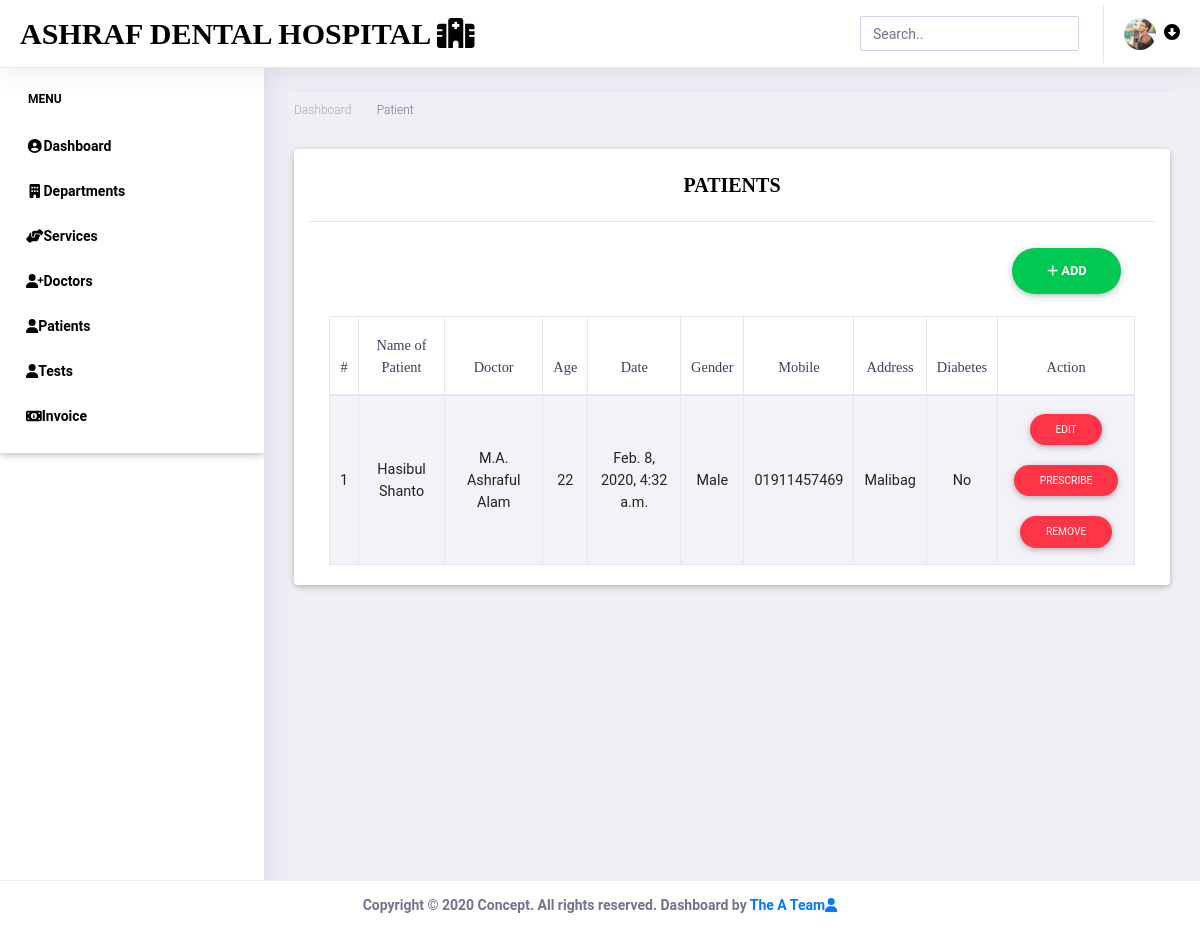
Page /patients/ (signed in) on the earlier database version.
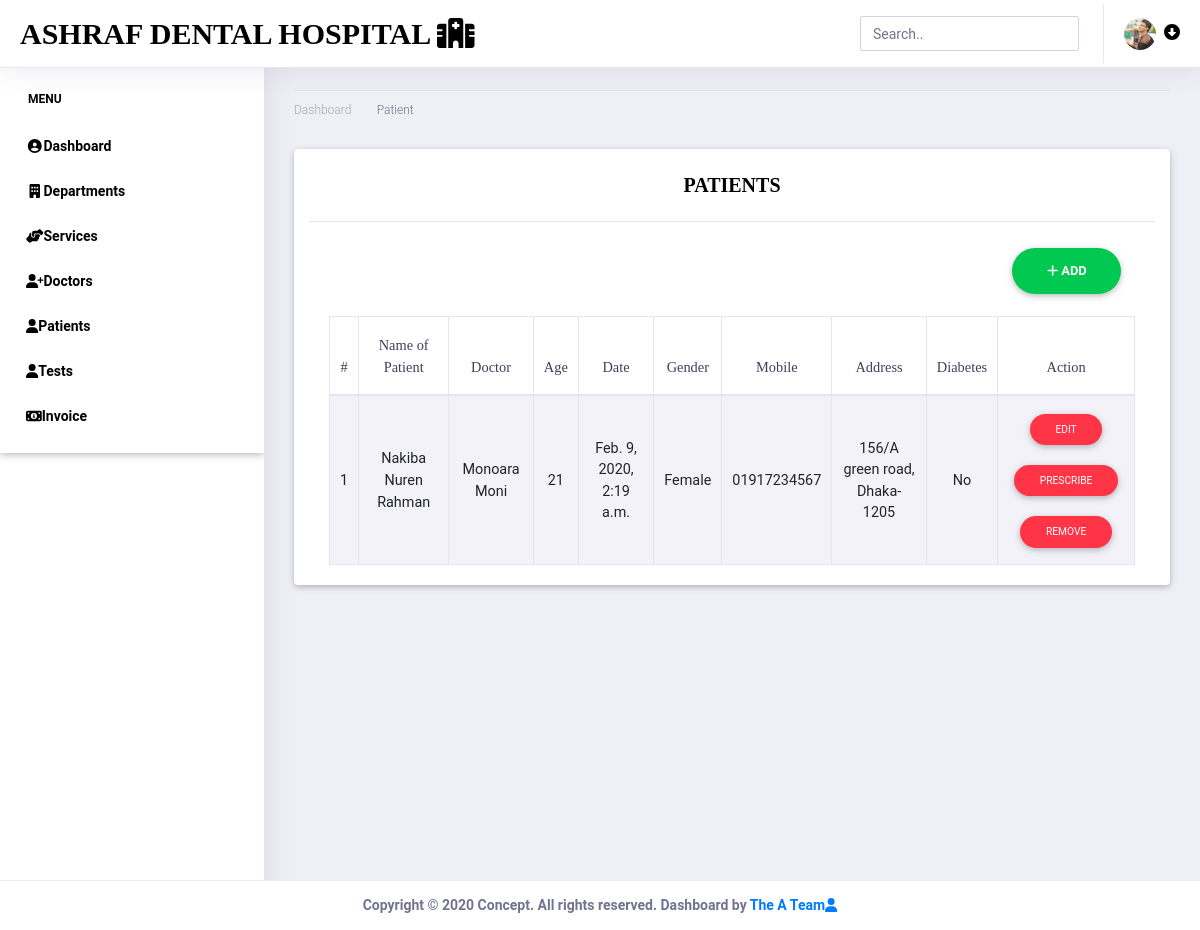
Same page on the later database version.
### patient_app/models.py (models this page shows, shortened)
class Patient (models.Model):
    doctor = models.ForeignKey(Doctor, related_name='patients', on_delete=models.CASCADE)
    name = models.CharField(max_length=128)
    age = models.CharField(max_length=512)
    gender = models.CharField(max_length=512)
    phone = models.CharField(max_length=20)
    address = models.CharField(max_length=200, default='')
    MedNAme = models.CharField(max_length=300, default='')
    complain = models.TextField(max_length=250, default='')
    observation = models.TextField(max_length=250, default='')
    advice = models.CharField(max_length=200, default='')
    dose = models.CharField(max_length=20, default='')
    duration = models.CharField(max_length=20, default='')
    date = models.DateTimeField(default=datetime.datetime.now())
    diabetes = models.BooleanField(default=False)
    blood_group = models.CharField(max_length=15, default='')

### doctor_app/models.py (models this page shows)
class Doctor(models.Model):
    department = models.ForeignKey(Department, related_name='doctors', on_delete=models.CASCADE)
    name = models.CharField(max_length=128)
    phone = models.CharField(max_length=20)
    email = models.EmailField(default='')
    description = models.TextField(max_length=512)
    def __str__(self):
        return self.name

### patient_app/views.py (the view)
# urls.py: path('patients/', include('patient_app.urls')),
@login_required(login_url="/")
def patients(request):
    p = Patient.objects.all()
    serial = list()
    for i in range(1, len(p) + 1):
        serial.append(i)
    foo = zip(p, serial)
    context = {'patient': foo}
    return render(request, 'patients.html',context)

### templates/patients.html (shortened to what this page needs)
<!doctype html>
<html lang="en">
<head>
    <link rel="stylesheet" href="/static/assets/vendor/bootstrap/css/bootstrap.min.css">
    <link href="/static/assets/vendor/fonts/circular-std/style.css" rel="stylesheet">
    <link rel="stylesheet" href="/static/assets/libs/css/style.css">
    <link rel="stylesheet" href="/static/assets/vendor/fonts/fontawesome/css/fontawesome-all.css">
    <link rel="stylesheet" href="/static/assets/vendor/charts/chartist-bundle/chartist.css">
    <link rel="stylesheet" href="/static/assets/vendor/charts/morris-bundle/morris.css">
    <link rel="stylesheet" href="/static/assets/vendor/fonts/material-design-iconic-font/css/materialdesignicons.min.css">
    <link rel="stylesheet" href="/static/assets/vendor/charts/c3charts/c3.css">
    <link rel="stylesheet" href="/static/assets/vendor/fonts/flag-icon-css/flag-icon.min.css">
    <link rel="stylesheet" href="/static/assets/libs/css/mdb.min.css" >
    <link rel="stylesheet" href="/static/assets/libs/css/animate-3.7.0.css">
    <link rel="stylesheet" href="/static/assets/libs/css/owl-carousel.min.css">
    <link rel="stylesheet" href="/static/assets/libs/css/mdb.min.css">
    <link rel="stylesheet" href="/static/assets/libs/css/all.css">
</head>
<body>
    <div class="dashboard-main-wrapper">
        <div class="dashboard-header">
            <nav class="navbar navbar-expand-lg bg-white fixed-top">
                <a class="navbar-brand" href="{% url 'home' %}"><font class="font-weight-bold" color="black" style="font-family: 'Poor Richard',serif">Ashraf Dental Hospital <i class="fa fa-hospital-alt"></i></font></a>
                <div class="collapse navbar-collapse " id="navbarSupportedContent">
                    <ul class="navbar-nav ml-auto navbar-right-top">
                        <li class="nav-item">
                            <div id="custom-search" class="top-search-bar">
                                <input class="form-control" type="text" placeholder="Search..">
                            </div>
                        </li>
                        <form action="{% url 'logout'%}" method="post">
                        <li class="nav-item dropdown nav-user">
                            <a class="nav-link nav-user-img" href="#" id="navbarDropdownMenuLink2" data-toggle="dropdown" aria-haspopup="true" aria-expanded="false"><img src="/static/assets/images/admin1.jpg" alt="" class="user-avatar-md rounded-circle"><i class="fas fa-arrow-alt-circle-down ml-2" style="color: black"></i></a>
                        </form>
                    </ul>
                </div>
            </nav>
        </div>
        <div class="nav-left-sidebar">
            <div class="menu-list">
                <nav class="navbar navbar-expand-lg navbar-light font-weight-bold">
                    <div class="collapse navbar-collapse" id="navbarNav">
                        <ul class="navbar-nav flex-column">
                            <li class="nav-divider">
                                <font class="font-weight-bold" color="black">Menu</font>
                            </li>
                            <li class="nav-item">
                                <a class="nav-link" href="{% url 'home' %}"><i class="fa fa-fw fa-user-circle"></i>Dashboard</a>
                            </li>
                            <li class="nav-item">
                                <a class="nav-link" href="{% url 'departments' %}" ><i class="fa fa-fw fa-building"></i>Departments</a>
                            </li>
                            <li class="nav-item">
                                <a class="nav-link" href="{% url 'services' %}"><i class="fas fa-fw fa-hands-helping"></i>Services</a>
                            </li>
                            <li class="nav-item ">
                                <a class="nav-link" href="{% url 'doctors' %}"><i class="fas fa-user-plus"></i>Doctors</a>
                            </li>
                            <li class="nav-item">
                                <a class="nav-link" href="{% url 'patients' %}" ><i class="fas fa-user"></i>Patients</a>
                            </li>
                            <li class="nav-item">
                                <a class="nav-link" href="{% url 'tests' %}" ><i class="fas fa-user"></i>Tests</a>
                            </li>
                            <li class="nav-item">
                                <a class="nav-link" href="{% url 'invoice' %}" ><i class="fas fa-money-bill-alt"></i>Invoice</a>
                            </li>
                        </ul>
                    </div>
                </nav>
            </div>
        </div>
        <div class="dashboard-wrapper">
            <div class="dashboard-ecommerce">
                <div class="container-fluid dashboard-content ">
                    <div class="row">
                        <div class="col-xl-12 col-lg-12 col-md-12 col-sm-12 col-12">
                            <div class="page-header">
                                <div class="page-breadcrumb">
                                    <nav aria-label="breadcrumb">
                                        <ol class="breadcrumb">
                                            <li class="breadcrumb-item"><a href="{% url 'home' %}" class="breadcrumb-link">Dashboard</a></li>
                                            <li class="breadcrumb-item active" aria-current="page">Patient</li>
                                        </ol>
                                    </nav>
                                </div>
                            </div>
                        </div>
                    </div>
            <section class="contact-section area-padding">
                <div class="container card">
                  <h3 class="card-header text-center font-weight-bold text-uppercase py-4"><font color="black">Patients</font></h3>
                  <div class="card-body">
                    <div id="table" class="table-editable">
                      <span class="table-add float-right mb-3 mr-2"><a href="{% url 'addpatient' %}" class="btn btn-success btn-rounded font-weight-bold" data-target="#orangeModalSubscription"><i class="fas fa-plus"></i> ADD</a>
                      </span>
                      <table class="table table-bordered table-responsive-md table-striped text-center">
                        <thead>
                          <tr>
                            <th class="text-center" color="black">#</th>
                            <th class="text-center" color="black">Name of Patient</th>
                            <th class="text-center" color="black">Doctor</th>
                            <th class="text-center" color="black">Age</th>
                              <th class="text-center" color="black">Date</th>
                              <th class="text-center" color="black">Gender</th>
                              <th class="text-center" color="black">Mobile</th>
                              <th class="text-center" color="black">Address</th>
                              <th class="text-center" color="black">Diabetes</th>
                              <th class="text-center" color="black">Action</th>
                          </tr>
                        </thead>
                        <tbody>
                          {% for val, s in patient%}
                             <tr>
                                <td class="pt-3-half"  color="black">{{ s }}</td>
                                <td class="pt-3-half"  color="black">{{ val.name }}</td>
                                 <td class="pt-3-half"  color="black">{{ val.doctor }}</td>
                                 <td class="pt-3-half"  color="black">{{ val.age }}</td>
                                 <td class="pt-3-half"  color="black">{{ val.date }}</td>
                                 <td class="pt-3-half"  color="black">{{ val.gender }}</td>
                                 <td class="pt-3-half"  color="black">{{ val.phone }}</td>
                                 <td class="pt-3-half"  color="black">{{ val.address }}</td>
                                  {% if val.diabetes == False %}
                              <td class="pt-3-half"  color="black">No</td>
                              {% endif %}
                                <td>
                                    <span class="table-edit">
                                <a href="{% url 'edit-patient' val.id %}"><button type="button" class="btn btn-danger btn-rounded btn-sm my-0">Edit</button></a>
                              </span><p></p>
                                    <span class="table-edit">
                                <a href="{% url 'prescribe' val.id %}"><button type="button" class="btn btn-danger btn-rounded btn-sm my-0">Prescribe</button></a>
                              </span><p></p>
                                  <span class="table-remove">
                                     <a href="{% url 'remove-patient' val.id %}"><button type="button" class="btn btn-danger btn-rounded btn-sm my-0">Remove</button></a>
                                  </span>
                                </td>
                              </tr>
                           {% endfor %}
                        </tbody>
                      </table>
                    </div>
                  </div>
                </div>
            </section>
           <section class="contact-section area-padding">
             <div class="footer fixed-bottom">
                <div class="container-fluid d-flex justify-content-center">
                    <div class="row">
                        <div class="font-weight-bold text-center">
                                Copyright © 2020 Concept. All rights reserved. Dashboard by <a href=""> The A Team<i class="fas fa-user"></i></a>
                        </div>
                    </div>
                </div>
            </div>
           </section>
        </div>
    </div>
        </div>
    </div>
</body>
</html>

Differences in the rows shown:
removed Patient: s "1", name "Hasibul Shanto", doctor "M.A. Ashraful Alam", age "22", date "Feb. 8, 2020, 4:32 a.m.", gender "Male", phone "01911457469", address "Malibag", diabetes "No"
added Patient: s "1", name "Nakiba Nuren Rahman", doctor "Monoara Moni", age "21", date "Feb. 9, 2020, 2:19 a.m.", gender "Female", phone "01917234567", address "156/A green road, Dhaka-1205", diabetes "No"
